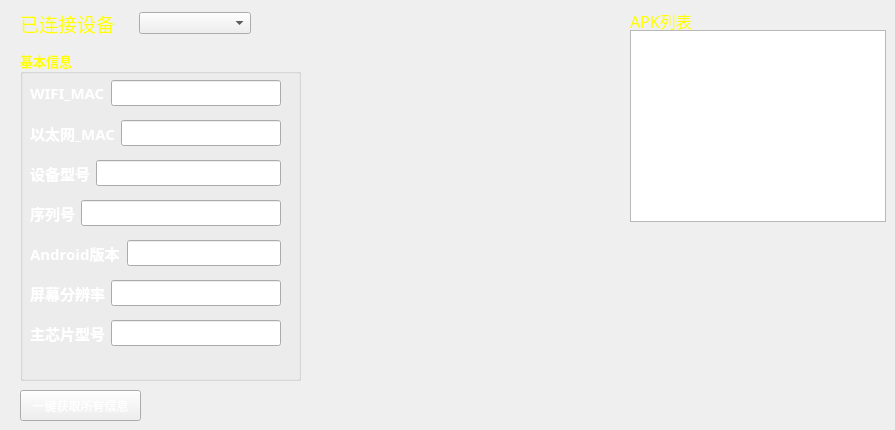
  <widget class="QWidget" name="centralWidget">
   <property name="styleSheet">
    <string notr="true"/>
   </property>
   <widget class="QWidget" name="layoutWidget">
    <property name="geometry">
     <rect>
      <x>20</x>
      <y>10</y>
      <width>231</width>
      <height>26</height>
     </rect>
    </property>
    <layout class="QHBoxLayout" name="horizontalLayout" stretch="0,0">
     <property name="spacing">
      <number>6</number>
     </property>
     <property name="sizeConstraint">
      <enum>QLayout::SetDefaultConstraint</enum>
     </property>
     <item>
      <widget class="QLabel" name="label">
       <property name="palette">
        <palette>
         <active>
          <colorrole role="WindowText">
           <brush brushstyle="SolidPattern">
            <color alpha="255">
             <red>255</red>
             <green>255</green>
             <blue>0</blue>
            </color>
           </brush>
          </colorrole>
         </active>
         <inactive>
          <colorrole role="WindowText">
           <brush brushstyle="SolidPattern">
            <color alpha="255">
             <red>255</red>
             <green>255</green>
             <blue>0</blue>
            </color>
           </brush>
          </colorrole>
         </inactive>
         <disabled>
          <colorrole role="WindowText">
           <brush brushstyle="SolidPattern">
            <color alpha="255">
             <red>120</red>
             <green>120</green>
             <blue>120</blue>
            </color>
           </brush>
          </colorrole>
         </disabled>
        </palette>
       </property>
       <property name="font">
        <font>
         <family>楷体</family>
         <pointsize>14</pointsize>
        </font>
       </property>
       <property name="text">
        <string>已连接设备</string>
       </property>
      </widget>
     </item>
     <item>
      <widget class="QComboBox" name="DeviceList">
       <property name="sizeAdjustPolicy">
        <enum>QComboBox::AdjustToContents</enum>
       </property>
      </widget>
     </item>
    </layout>
   </widget>
   <widget class="QGroupBox" name="groupBox">
    <property name="geometry">
     <rect>
      <x>20</x>
      <y>50</y>
      <width>281</width>
      <height>331</height>
     </rect>
    </property>
    <property name="palette">
     <palette>
      <active>
       <colorrole role="WindowText">
        <brush brushstyle="SolidPattern">
         <color alpha="255">
          <red>255</red>
          <green>255</green>
          <blue>0</blue>
         </color>
        </brush>
       </colorrole>
      </active>
      <inactive>
       <colorrole role="WindowText">
        <brush brushstyle="SolidPattern">
         <color alpha="255">
          <red>255</red>
          <green>255</green>
          <blue>0</blue>
         </color>
        </brush>
       </colorrole>
      </inactive>
      <disabled>
       <colorrole role="WindowText">
        <brush brushstyle="SolidPattern">
         <color alpha="255">
          <red>120</red>
          <green>120</green>
          <blue>120</blue>
         </color>
        </brush>
       </colorrole>
      </disabled>
     </palette>
    </property>
    <property name="font">
     <font>
      <family>楷体</family>
      <pointsize>10</pointsize>
      <weight>75</weight>
      <bold>true</bold>
     </font>
    </property>
    <property name="title">
     <string>基本信息</string>
    </property>
    <widget class="QWidget" name="layoutWidget_2">
     <property name="geometry">
      <rect>
       <x>10</x>
       <y>70</y>
       <width>251</width>
       <height>26</height>
      </rect>
     </property>
     <layout class="QHBoxLayout" name="horizontalLayout_3">
      <item>
       <widget class="QLabel" name="label_3">
        <property name="palette">
         <palette>
          <active>
           <colorrole role="WindowText">
            <brush brushstyle="SolidPattern">
             <color alpha="255">
              <red>255</red>
              <green>255</green>
              <blue>255</blue>
             </color>
            </brush>
           </colorrole>
          </active>
          <inactive>
           <colorrole role="WindowText">
            <brush brushstyle="SolidPattern">
             <color alpha="255">
              <red>255</red>
              <green>255</green>
              <blue>255</blue>
             </color>
            </brush>
           </colorrole>
          </inactive>
          <disabled>
           <colorrole role="WindowText">
            <brush brushstyle="SolidPattern">
             <color alpha="255">
              <red>120</red>
              <green>120</green>
              <blue>120</blue>
             </color>
            </brush>
           </colorrole>
          </disabled>
         </palette>
        </property>
        <property name="font">
         <font>
          <family>楷体</family>
          <pointsize>11</pointsize>
          <weight>75</weight>
          <bold>true</bold>
         </font>
        </property>
        <property name="text">
         <string>以太网_MAC</string>
        </property>
       </widget>
      </item>
      <item>
       <widget class="QLineEdit" name="EthernetMAC_lineEdit">
        <property name="enabled">
         <bool>true</bool>
        </property>
        <property name="palette">
         <palette>
          <active>
           <colorrole role="WindowText">
            <brush brushstyle="SolidPattern">
             <color alpha="255">
              <red>255</red>
              <green>255</green>
              <blue>255</blue>
             </color>
            </brush>
           </colorrole>
           <colorrole role="Text">
            <brush brushstyle="SolidPattern">
             <color alpha="255">
              <red>0</red>
              <green>0</green>
              <blue>0</blue>
             </color>
            </brush>
           </colorrole>
          </active>
          <inactive>
           <colorrole role="WindowText">
            <brush brushstyle="SolidPattern">
             <color alpha="255">
              <red>255</red>
              <green>255</green>
              <blue>255</blue>
             </color>
            </brush>
           </colorrole>
           <colorrole role="Text">
            <brush brushstyle="SolidPattern">
             <color alpha="255">
              <red>0</red>
              <green>0</green>
              <blue>0</blue>
             </color>
            </brush>
           </colorrole>
          </inactive>
          <disabled>
           <colorrole role="WindowText">
            <brush brushstyle="SolidPattern">
             <color alpha="255">
              <red>120</red>
              <green>120</green>
              <blue>120</blue>
             </color>
            </brush>
           </colorrole>
           <colorrole role="Text">
            <brush brushstyle="SolidPattern">
             <color alpha="255">
              <red>120</red>
              <green>120</green>
              <blue>120</blue>
             </color>
            </brush>
           </colorrole>
          </disabled>
         </palette>
        </property>
        <property name="font">
         <font>
          <family>楷体</family>
          <pointsize>11</pointsize>
         </font>
        </property>
        <property name="focusPolicy">
         <enum>Qt::NoFocus</enum>
        </property>
        <property name="alignment">
         <set>Qt::AlignCenter</set>
        </property>
       </widget>
      </item>
     </layout>
    </widget>
    <widget class="QWidget" name="layoutWidget_3">
     <property name="geometry">
      <rect>
       <x>10</x>
       <y>110</y>
       <width>251</width>
       <height>26</height>
      </rect>
     </property>
     <layout class="QHBoxLayout" name="horizontalLayout_4">
      <item>
       <widget class="QLabel" name="label_4">
        <property name="palette">
         <palette>
          <active>
           <colorrole role="WindowText">
            <brush brushstyle="SolidPattern">
             <color alpha="255">
              <red>255</red>
              <green>255</green>
              <blue>255</blue>
             </color>
            </brush>
           </colorrole>
          </active>
          <inactive>
           <colorrole role="WindowText">
            <brush brushstyle="SolidPattern">
             <color alpha="255">
              <red>255</red>
              <green>255</green>
              <blue>255</blue>
             </color>
            </brush>
           </colorrole>
          </inactive>
          <disabled>
           <colorrole role="WindowText">
            <brush brushstyle="SolidPattern">
             <color alpha="255">
              <red>120</red>
              <green>120</green>
              <blue>120</blue>
             </color>
            </brush>
           </colorrole>
          </disabled>
         </palette>
        </property>
        <property name="font">
         <font>
          <family>楷体</family>
          <pointsize>11</pointsize>
          <weight>75</weight>
          <bold>true</bold>
         </font>
        </property>
        <property name="text">
         <string>设备型号</string>
        </property>
       </widget>
      </item>
      <item>
       <widget class="QLineEdit" name="ModuleName_lineEdit">
        <property name="palette">
         <palette>
          <active>
           <colorrole role="Text">
            <brush brushstyle="SolidPattern">
             <color alpha="255">
              <red>0</red>
              <green>0</green>
              <blue>0</blue>
             </color>
            </brush>
           </colorrole>
          </active>
          <inactive>
           <colorrole role="Text">
            <brush brushstyle="SolidPattern">
             <color alpha="255">
              <red>0</red>
              <green>0</green>
              <blue>0</blue>
             </color>
            </brush>
           </colorrole>
          </inactive>
          <disabled>
           <colorrole role="Text">
            <brush brushstyle="SolidPattern">
             <color alpha="255">
              <red>120</red>
              <green>120</green>
              <blue>120</blue>
             </color>
            </brush>
           </colorrole>
          </disabled>
         </palette>
        </property>
        <property name="font">
         <font>
          <family>楷体</family>
          <pointsize>11</pointsize>
         </font>
        </property>
        <property name="focusPolicy">
         <enum>Qt::NoFocus</enum>
        </property>
        <property name="alignment">
         <set>Qt::AlignCenter</set>
        </property>
       </widget>
      </item>
     </layout>
    </widget>
    <widget class="QWidget" name="layoutWidget_4">
     <property name="geometry">
      <rect>
       <x>10</x>
       <y>150</y>
       <width>251</width>
       <height>26</height>
      </rect>
     </property>
     <layout class="QHBoxLayout" name="horizontalLayout_5">
      <item>
       <widget class="QLabel" name="label_5">
        <property name="palette">
         <palette>
          <active>
           <colorrole role="WindowText">
            <brush brushstyle="SolidPattern">
             <color alpha="255">
              <red>255</red>
              <green>255</green>
              <blue>255</blue>
             </color>
            </brush>
           </colorrole>
          </active>
          <inactive>
           <colorrole role="WindowText">
            <brush brushstyle="SolidPattern">
             <color alpha="255">
              <red>255</red>
              <green>255</green>
              <blue>255</blue>
             </color>
            </brush>
           </colorrole>
          </inactive>
          <disabled>
           <colorrole role="WindowText">
            <brush brushstyle="SolidPattern">
             <color alpha="255">
              <red>120</red>
              <green>120</green>
              <blue>120</blue>
             </color>
            </brush>
           </colorrole>
          </disabled>
         </palette>
        </property>
        <property name="font">
         <font>
          <family>楷体</family>
          <pointsize>11</pointsize>
          <weight>75</weight>
          <bold>true</bold>
         </font>
        </property>
        <property name="text">
         <string>序列号</string>
        </property>
       </widget>
      </item>
      <item>
       <widget class="QLineEdit" name="SerialNumber_lineEdit">
        <property name="palette">
         <palette>
          <active>
           <colorrole role="Text">
            <brush brushstyle="SolidPattern">
             <color alpha="255">
              <red>0</red>
              <green>0</green>
              <blue>0</blue>
             </color>
            </brush>
           </colorrole>
          </active>
          <inactive>
           <colorrole role="Text">
            <brush brushstyle="SolidPattern">
             <color alpha="255">
              <red>0</red>
              <green>0</green>
              <blue>0</blue>
             </color>
            </brush>
           </colorrole>
          </inactive>
          <disabled>
           <colorrole role="Text">
            <brush brushstyle="SolidPattern">
             <color alpha="255">
              <red>120</red>
              <green>120</green>
              <blue>120</blue>
             </color>
            </brush>
           </colorrole>
          </disabled>
         </palette>
        </property>
        <property name="font">
         <font>
          <family>楷体</family>
          <pointsize>11</pointsize>
         </font>
        </property>
        <property name="focusPolicy">
         <enum>Qt::NoFocus</enum>
        </property>
        <property name="alignment">
         <set>Qt::AlignCenter</set>
        </property>
       </widget>
      </item>
     </layout>
    </widget>
    <widget class="QWidget" name="layoutWidget_5">
     <property name="geometry">
      <rect>
       <x>10</x>
       <y>190</y>
       <width>251</width>
       <height>26</height>
      </rect>
     </property>
     <layout class="QHBoxLayout" name="horizontalLayout_6">
      <item>
       <widget class="QLabel" name="label_6">
        <property name="palette">
         <palette>
          <active>
           <colorrole role="WindowText">
            <brush brushstyle="SolidPattern">
             <color alpha="255">
              <red>255</red>
              <green>255</green>
              <blue>255</blue>
             </color>
            </brush>
           </colorrole>
          </active>
          <inactive>
           <colorrole role="WindowText">
            <brush brushstyle="SolidPattern">
             <color alpha="255">
              <red>255</red>
              <green>255</green>
              <blue>255</blue>
             </color>
            </brush>
           </colorrole>
          </inactive>
          <disabled>
           <colorrole role="WindowText">
            <brush brushstyle="SolidPattern">
             <color alpha="255">
              <red>120</red>
              <green>120</green>
              <blue>120</blue>
             </color>
            </brush>
           </colorrole>
          </disabled>
         </palette>
        </property>
        <property name="font">
         <font>
          <family>楷体</family>
          <pointsize>11</pointsize>
          <weight>75</weight>
          <bold>true</bold>
         </font>
        </property>
        <property name="text">
         <string>Android版本</string>
        </property>
       </widget>
      </item>
      <item>
       <widget class="QLineEdit" name="Android_Version_lineEdit">
        <property name="palette">
         <palette>
          <active>
           <colorrole role="Text">
            <brush brushstyle="SolidPattern">
             <color alpha="255">
              <red>0</red>
              <green>0</green>
              <blue>0</blue>
             </color>
            </brush>
           </colorrole>
          </active>
          <inactive>
           <colorrole role="Text">
            <brush brushstyle="SolidPattern">
             <color alpha="255">
              <red>0</red>
              <green>0</green>
              <blue>0</blue>
             </color>
            </brush>
           </colorrole>
          </inactive>
          <disabled>
           <colorrole role="Text">
            <brush brushstyle="SolidPattern">
             <color alpha="255">
              <red>120</red>
              <green>120</green>
              <blue>120</blue>
             </color>
            </brush>
           </colorrole>
          </disabled>
         </palette>
        </property>
        <property name="font">
         <font>
          <family>楷体</family>
          <pointsize>11</pointsize>
         </font>
        </property>
        <property name="focusPolicy">
         <enum>Qt::NoFocus</enum>
        </property>
        <property name="alignment">
         <set>Qt::AlignCenter</set>
        </property>
       </widget>
      </item>
     </layout>
    </widget>
    <widget class="QWidget" name="layoutWidget_6">
     <property name="geometry">
      <rect>
       <x>10</x>
       <y>230</y>
       <width>251</width>
       <height>26</height>
      </rect>
     </property>
     <layout class="QHBoxLayout" name="horizontalLayout_7">
      <item>
       <widget class="QLabel" name="label_7">
        <property name="palette">
         <palette>
          <active>
           <colorrole role="WindowText">
            <brush brushstyle="SolidPattern">
             <color alpha="255">
              <red>255</red>
              <green>255</green>
              <blue>255</blue>
             </color>
            </brush>
           </colorrole>
          </active>
          <inactive>
           <colorrole role="WindowText">
            <brush brushstyle="SolidPattern">
             <color alpha="255">
              <red>255</red>
              <green>255</green>
              <blue>255</blue>
             </color>
            </brush>
           </colorrole>
          </inactive>
          <disabled>
           <colorrole role="WindowText">
            <brush brushstyle="SolidPattern">
             <color alpha="255">
              <red>120</red>
              <green>120</green>
              <blue>120</blue>
             </color>
            </brush>
           </colorrole>
          </disabled>
         </palette>
        </property>
        <property name="font">
         <font>
          <family>楷体</family>
          <pointsize>11</pointsize>
          <weight>75</weight>
          <bold>true</bold>
         </font>
        </property>
        <property name="text">
         <string>屏幕分辨率</string>
        </property>
       </widget>
      </item>
      <item>
       <widget class="QLineEdit" name="Resolution_lineEdit">
        <property name="palette">
         <palette>
          <active>
           <colorrole role="Text">
            <brush brushstyle="SolidPattern">
             <color alpha="255">
              <red>0</red>
              <green>0</green>
              <blue>0</blue>
             </color>
            </brush>
           </colorrole>
          </active>
          <inactive>
           <colorrole role="Text">
            <brush brushstyle="SolidPattern">
             <color alpha="255">
              <red>0</red>
              <green>0</green>
              <blue>0</blue>
             </color>
            </brush>
           </colorrole>
          </inactive>
          <disabled>
           <colorrole role="Text">
            <brush brushstyle="SolidPattern">
             <color alpha="255">
              <red>120</red>
              <green>120</green>
              <blue>120</blue>
             </color>
            </brush>
           </colorrole>
          </disabled>
         </palette>
        </property>
        <property name="font">
         <font>
          <family>楷体</family>
          <pointsize>11</pointsize>
         </font>
        </property>
        <property name="focusPolicy">
         <enum>Qt::NoFocus</enum>
        </property>
        <property name="alignment">
         <set>Qt::AlignCenter</set>
        </property>
       </widget>
      </item>
     </layout>
    </widget>
    <widget class="QWidget" name="layoutWidget">
     <property name="geometry">
      <rect>
       <x>10</x>
       <y>30</y>
       <width>251</width>
       <height>26</height>
      </rect>
     </property>
     <layout class="QHBoxLayout" name="horizontalLayout_2">
      <item>
       <widget class="QLabel" name="label_2">
        <property name="palette">
         <palette>
          <active>
           <colorrole role="WindowText">
            <brush brushstyle="SolidPattern">
             <color alpha="255">
              <red>255</red>
              <green>255</green>
              <blue>255</blue>
             </color>
            </brush>
           </colorrole>
          </active>
          <inactive>
           <colorrole role="WindowText">
            <brush brushstyle="SolidPattern">
             <color alpha="255">
              <red>255</red>
              <green>255</green>
              <blue>255</blue>
             </color>
            </brush>
           </colorrole>
          </inactive>
          <disabled>
           <colorrole role="WindowText">
            <brush brushstyle="SolidPattern">
             <color alpha="255">
              <red>120</red>
              <green>120</green>
              <blue>120</blue>
             </color>
            </brush>
           </colorrole>
          </disabled>
         </palette>
        </property>
        <property name="font">
         <font>
          <family>楷体</family>
          <pointsize>11</pointsize>
          <weight>75</weight>
          <bold>true</bold>
         </font>
        </property>
        <property name="text">
         <string>WIFI_MAC</string>
        </property>
       </widget>
      </item>
      <item>
       <widget class="QLineEdit" name="WIFI_MAC_lineEdit">
        <property name="palette">
         <palette>
          <active>
           <colorrole role="WindowText">
            <brush brushstyle="SolidPattern">
             <color alpha="255">
              <red>0</red>
              <green>0</green>
              <blue>0</blue>
             </color>
            </brush>
           </colorrole>
           <colorrole role="Text">
            <brush brushstyle="SolidPattern">
             <color alpha="255">
              <red>0</red>
              <green>0</green>
              <blue>0</blue>
             </color>
            </brush>
           </colorrole>
          </active>
          <inactive>
           <colorrole role="WindowText">
            <brush brushstyle="SolidPattern">
             <color alpha="255">
              <red>0</red>
              <green>0</green>
              <blue>0</blue>
             </color>
            </brush>
           </colorrole>
           <colorrole role="Text">
            <brush brushstyle="SolidPattern">
             <color alpha="255">
              <red>0</red>
              <green>0</green>
              <blue>0</blue>
             </color>
            </brush>
           </colorrole>
          </inactive>
          <disabled>
           <colorrole role="WindowText">
            <brush brushstyle="SolidPattern">
             <color alpha="255">
              <red>120</red>
              <green>120</green>
              <blue>120</blue>
             </color>
            </brush>
           </colorrole>
           <colorrole role="Text">
            <brush brushstyle="SolidPattern">
             <color alpha="255">
              <red>120</red>
              <green>120</green>
              <blue>120</blue>
             </color>
            </brush>
           </colorrole>
          </disabled>
         </palette>
        </property>
        <property name="font">
         <font>
          <family>楷体</family>
          <pointsize>11</pointsize>
         </font>
        </property>
        <property name="focusPolicy">
         <enum>Qt::NoFocus</enum>
        </property>
        <property name="styleSheet">
         <string notr="true"/>
        </property>
        <property name="alignment">
         <set>Qt::AlignCenter</set>
        </property>
       </widget>
      </item>
     </layout>
    </widget>
    <widget class="QWidget" name="layoutWidget_7">
     <property name="geometry">
      <rect>
       <x>10</x>
       <y>270</y>
       <width>251</width>
       <height>26</height>
      </rect>
     </property>
     <layout class="QHBoxLayout" name="horizontalLayout_8">
      <item>
       <widget class="QLabel" name="label_9">
        <property name="palette">
         <palette>
          <active>
           <colorrole role="WindowText">
            <brush brushstyle="SolidPattern">
             <color alpha="255">
              <red>255</red>
              <green>255</green>
              <blue>255</blue>
             </color>
            </brush>
           </colorrole>
          </active>
          <inactive>
           <colorrole role="WindowText">
            <brush brushstyle="SolidPattern">
             <color alpha="255">
              <red>255</red>
              <green>255</green>
              <blue>255</blue>
             </color>
            </brush>
           </colorrole>
          </inactive>
          <disabled>
           <colorrole role="WindowText">
            <brush brushstyle="SolidPattern">
             <color alpha="255">
              <red>120</red>
              <green>120</green>
              <blue>120</blue>
             </color>
            </brush>
           </colorrole>
          </disabled>
         </palette>
        </property>
        <property name="font">
         <font>
          <family>楷体</family>
          <pointsize>11</pointsize>
          <weight>75</weight>
          <bold>true</bold>
         </font>
        </property>
        <property name="text">
         <string>主芯片型号</string>
        </property>
       </widget>
      </item>
      <item>
       <widget class="QLineEdit" name="ICType_lineEdit">
        <property name="palette">
         <palette>
          <active>
           <colorrole role="Text">
            <brush brushstyle="SolidPattern">
             <color alpha="255">
              <red>0</red>
              <green>0</green>
              <blue>0</blue>
             </color>
            </brush>
           </colorrole>
          </active>
          <inactive>
           <colorrole role="Text">
            <brush brushstyle="SolidPattern">
             <color alpha="255">
              <red>0</red>
              <green>0</green>
              <blue>0</blue>
             </color>
            </brush>
           </colorrole>
          </inactive>
          <disabled>
           <colorrole role="Text">
            <brush brushstyle="SolidPattern">
             <color alpha="255">
              <red>120</red>
              <green>120</green>
              <blue>120</blue>
             </color>
            </brush>
           </colorrole>
          </disabled>
         </palette>
        </property>
        <property name="font">
         <font>
          <family>楷体</family>
          <pointsize>11</pointsize>
         </font>
        </property>
        <property name="focusPolicy">
         <enum>Qt::NoFocus</enum>
        </property>
        <property name="alignment">
         <set>Qt::AlignCenter</set>
        </property>
       </widget>
      </item>
     </layout>
    </widget>
   </widget>
   <widget class="QPushButton" name="getAll_Info_btn">
    <property name="geometry">
     <rect>
      <x>20</x>
      <y>390</y>
      <width>121</width>
      <height>31</height>
     </rect>
    </property>
    <property name="palette">
     <palette>
      <active>
       <colorrole role="WindowText">
        <brush brushstyle="SolidPattern">
         <color alpha="255">
          <red>0</red>
          <green>0</green>
          <blue>0</blue>
         </color>
        </brush>
       </colorrole>
       <colorrole role="Text">
        <brush brushstyle="SolidPattern">
         <color alpha="255">
          <red>255</red>
          <green>255</green>
          <blue>255</blue>
         </color>
        </brush>
       </colorrole>
       <colorrole role="ButtonText">
        <brush brushstyle="SolidPattern">
         <color alpha="255">
          <red>255</red>
          <green>255</green>
          <blue>255</blue>
         </color>
        </brush>
       </colorrole>
      </active>
      <inactive>
       <colorrole role="WindowText">
        <brush brushstyle="SolidPattern">
         <color alpha="255">
          <red>0</red>
          <green>0</green>
          <blue>0</blue>
         </color>
        </brush>
       </colorrole>
       <colorrole role="Text">
        <brush brushstyle="SolidPattern">
         <color alpha="255">
          <red>255</red>
          <green>255</green>
          <blue>255</blue>
         </color>
        </brush>
       </colorrole>
       <colorrole role="ButtonText">
        <brush brushstyle="SolidPattern">
         <color alpha="255">
          <red>255</red>
          <green>255</green>
          <blue>255</blue>
         </color>
        </brush>
       </colorrole>
      </inactive>
      <disabled>
       <colorrole role="WindowText">
        <brush brushstyle="SolidPattern">
         <color alpha="255">
          <red>120</red>
          <green>120</green>
          <blue>120</blue>
         </color>
        </brush>
       </colorrole>
       <colorrole role="Text">
        <brush brushstyle="SolidPattern">
         <color alpha="255">
          <red>120</red>
          <green>120</green>
          <blue>120</blue>
         </color>
        </brush>
       </colorrole>
       <colorrole role="ButtonText">
        <brush brushstyle="SolidPattern">
         <color alpha="255">
          <red>120</red>
          <green>120</green>
          <blue>120</blue>
         </color>
        </brush>
       </colorrole>
      </disabled>
     </palette>
    </property>
    <property name="styleSheet">
     <string notr="true">background-image: url(:/image/image/button_back.jpg);
</string>
    </property>
    <property name="text">
     <string>一键获取所有信息</string>
    </property>
    <property name="flat">
     <bool>false</bool>
    </property>
   </widget>
   <widget class="QLabel" name="label_8">
    <property name="geometry">
     <rect>
      <x>630</x>
      <y>10</y>
      <width>61</width>
      <height>21</height>
     </rect>
    </property>
    <property name="palette">
     <palette>
      <active>
       <colorrole role="WindowText">
        <brush brushstyle="SolidPattern">
         <color alpha="255">
          <red>255</red>
          <green>255</green>
          <blue>0</blue>
         </color>
        </brush>
       </colorrole>
      </active>
      <inactive>
       <colorrole role="WindowText">
        <brush brushstyle="SolidPattern">
         <color alpha="255">
          <red>255</red>
          <green>255</green>
          <blue>0</blue>
         </color>
        </brush>
       </colorrole>
      </inactive>
      <disabled>
       <colorrole role="WindowText">
        <brush brushstyle="SolidPattern">
         <color alpha="255">
          <red>120</red>
          <green>120</green>
          <blue>120</blue>
         </color>
        </brush>
       </colorrole>
      </disabled>
     </palette>
    </property>
    <property name="font">
     <font>
      <family>楷体</family>
      <pointsize>12</pointsize>
     </font>
    </property>
    <property name="text">
     <string>APK列表</string>
    </property>
   </widget>
   <widget class="QListWidget" name="apk_listWidget">
    <property name="geometry">
     <rect>
      <x>630</x>
      <y>30</y>
      <width>256</width>
      <height>192</height>
     </rect>
    </property>
    <property name="palette">
     <palette>
      <active>
       <colorrole role="WindowText">
        <brush brushstyle="SolidPattern">
         <color alpha="255">
          <red>255</red>
          <green>255</green>
          <blue>255</blue>
         </color>
        </brush>
       </colorrole>
       <colorrole role="Text">
        <brush brushstyle="SolidPattern">
         <color alpha="255">
          <red>0</red>
          <green>0</green>
          <blue>0</blue>
         </color>
        </brush>
       </colorrole>
      </active>
      <inactive>
       <colorrole role="WindowText">
        <brush brushstyle="SolidPattern">
         <color alpha="255">
          <red>255</red>
          <green>255</green>
          <blue>255</blue>
         </color>
        </brush>
       </colorrole>
       <colorrole role="Text">
        <brush brushstyle="SolidPattern">
         <color alpha="255">
          <red>0</red>
          <green>0</green>
          <blue>0</blue>
         </color>
        </brush>
       </colorrole>
      </inactive>
      <disabled>
       <colorrole role="WindowText">
        <brush brushstyle="SolidPattern">
         <color alpha="255">
          <red>120</red>
          <green>120</green>
          <blue>120</blue>
         </color>
        </brush>
       </colorrole>
       <colorrole role="Text">
        <brush brushstyle="SolidPattern">
         <color alpha="255">
          <red>120</red>
          <green>120</green>
          <blue>120</blue>
         </color>
        </brush>
       </colorrole>
      </disabled>
     </palette>
    </property>
    <property name="font">
     <font>
      <family>楷体</family>
      <pointsize>11</pointsize>
     </font>
    </property>
    <property name="contextMenuPolicy">
     <enum>Qt::DefaultContextMenu</enum>
    </property>
   </widget>
  </widget>
